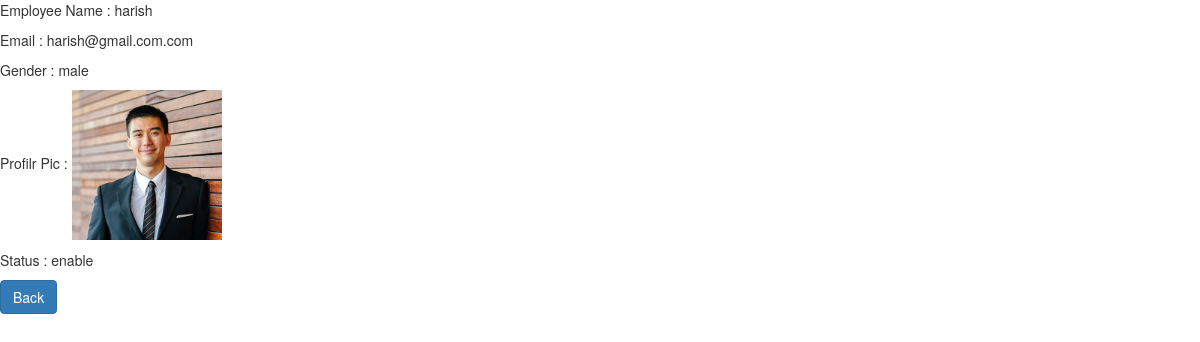
The page /details/2 on the database its author committed.
### empapp/models.py (models this page shows)
class Employee(models.Model):
    Gender_status=(('male','Male'),('Female','Female'))
    employee_status=(('enable','Enable'),('disable','Desable'))
    employee_fullname=models.CharField(max_length=100)
    email_id=models.EmailField()
    gender=models.CharField(max_length=10,choices=Gender_status,default='Male')
    Profile_Pic=models.ImageField(upload_to='images/')
    employee_status=models.CharField(max_length=10,choices=employee_status,default='Male')

### empapp/views.py (the view)
# urls.py: path('details/<int:pk>',views.Employee_details_view.as_view(),name='detail'),
class Employee_details_view(DetailView):
    model = Employee

### templates/empapp/employee_detail.html (shortened to what this page needs)
<!DOCTYPE html>
<html lang="en" dir="ltr">
  <head>
    <link rel="stylesheet" href="https://maxcdn.bootstrapcdn.com/bootstrap/3.4.0/css/bootstrap.min.css">
  </head>
  <body>
      <p>Employee Name : {{employee.employee_fullname}}</p>
      <p>Email : {{employee.email_id}}</p>
      <p>Gender : {{employee.gender}}</p>
      <p>Profilr Pic : <img src="{{ employee.Profile_Pic.url }}" alt="" width='150px' height='150px'></p>
      <p>Status : {{employee.employee_status}}</p>
    <p><a href="/" class='btn btn-primary btn-md'>Back</a>
    </p>
  </body>
</html>

### rows shown on the page
Employee: employee_fullname "harish", email_id "harish@gmail.com.com", gender "male", Profile_Pic (picture), employee_status "enable"
